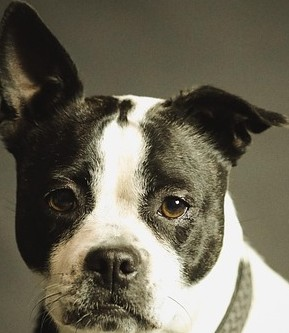
#> input picture dog.jpg, 289 x 333 px
$ python -i Class_ImgProcessing.py   (imports and definitions only)
#> lines starting #> are read from the running program, lines starting #| are printed output that depends on the picture
import numpy as np
from numpy import ndarray
import matplotlib.pyplot as plt
from typing import Optional, Union, Tuple, Literal
from scipy.ndimage import convolve, gaussian_filter

# ImageProcessing class for image manipulation and processing
class ImageProcessing:
    """
    A class for processing images using NumPy arrays.
    This class provides methods for displaying, cropping, rotating, flipping, converting to grayscale,
    binarizing, convolving, blurring, sharpening, and generating images.

    ## Instance Attributes
        **arr**: *(ndarray)*
        The image data as a NumPy array.

    ## Class Attributes
        **sharpen_kernel**: *(ndarray)*
        Kernel for sharpening the image.

        **blur_kernel**: *(ndarray)*
        Kernel for blurring the image.

        **sobel_x**: *(ndarray)*
        Kernel for edge detection in the x direction.

        **sobel_y**: *(ndarray)*
        Kernel for edge detection in the y direction.

        **gray_convert_arr**: *(ndarray)*
        Array for converting RGB to grayscale using the standard luminance formula.

    ## Methods
    - **image**: Displays the image stored in the instance.
    - **display_img**: Displays an image with an optional text label.
    - **compare_img**: Compares multiple images side by side.
    - **crop_img**: Crops the image according to the provided coordinates.
    - **rotate_img**: Rotates the image by 90 degrees clockwise or counterclockwise.
    - **flip_img**: Flips the image horizontally or vertically.
    - **is_rgb**: Checks if the image is in RGB format.
    - **negative**: Converts the image to its negative.
    - **grayscale**: Converts the image to grayscale.
    - **binarise**: Converts the image to binary using a specified threshold.
    - **convolve2d**: Applies a 2D convolution to an image array using a specified kernel.
    - **convolve3d**: Applies a 3D convolution to an image array using a specified kernel.
    - **convolve3d_scipy**: Applies a 3D convolution using SciPy.
    - **blur_img**: Applies a blur to the image using a specified kernel.
    - **sharpen_img**: Applies a sharpening filter to the image using a specified kernel.
    - **edge_detection**: Applies edge detection to the image using specified kernels.
    - **generate_image**: Generates a random square striped image with specified divisions and merging sections.

    ## Raises
        TypeError: If the image_array is not a NumPy ndarray.
        ValueError: If the image_array does not have the correct dimensions (2D or 3D).
    """
    sharpen_kernel = np.array([[0, -1, 0],
                               [-1, 5, -1],
                               [0, -1, 0]])

    blur_kernel = np.array([[1, 2, 1],      # Gaussian Blur
                            [2, 4, 2],
                            [1, 2, 1]])/16

    #Edge Detection Kernels
    sobel_x = np.array([[-1, 0, 1],
                        [-2, 0, 2],
                        [-1, 0, 1]])

    sobel_y = np.array([[-1, -2, -1],
                        [ 0,  0,  0],
                        [ 1,  2,  1]])

    # Grayscale conversion formula: Y = 0.299*R + 0.587*G + 0.114*B
    gray_convert_arr = np.array((0.299, 0.587, 0.114))

    def __init__(self, image_array: ndarray):
        """
        Initializes the ImageProcessing class with an image array.

        Parameters:
            image_array (ndarray): The image data to be processed, expected as a NumPy array.

        Raises:
            TypeError: If image_array is not a NumPy ndarray.
            ValueError: If image_array does not have the correct dimensions (2D or 3D).
        """
        if not isinstance(image_array, ndarray):
            raise TypeError("image_array must be a NumPy ndarray")
        if image_array.ndim not in [2, 3]:
            raise ValueError("image_array must be a 2D or 3D array representing an image")

        self.arr = image_array

    # [367 lines left out: functions image, display_img, compare_img, crop_img, rotate_img, flip_img and 7 more, not called in this run]

    def blur_img(self, strength: float = 1.0, kernel: Optional[ndarray] = None) -> ndarray:
        """
        Applies a blur to the image using a specified kernel. If strength is provided, it adjusts the blur effect accordingly and does not use kernel. If kernel is provided, it uses that kernel for blurring instead of the default Gaussian kernel.

        Parameters:
            strength (float, optional): The strength of the blur effect. Default is 1.0. Must be a positive float.
            kernel (ndarray, optional): The kernel to be used for blurring. Default is None.
        Returns:
            ndarray: The blurred image array.

        Raises:
            TypeError: If the kernel is not a Numpy ndarray.
            ValueError: If the kernel is not a 2D array.
            ValueError: If strength is not a positive float.
        """
        if kernel is not None:
            if not isinstance(kernel, ndarray):
                raise TypeError("kernel must be a NumPy ndarray")
            if kernel.ndim != 2:
                raise ValueError("kernel must be a 2D array representing the convolution kernel")
        if strength <= 0:
            raise ValueError("strength must be a positive float")

        # Adjust the kernel based on the strength
        if kernel is not None:
            # Converting to np.float32 to ensure that negative values amd values>255 are not trimmed off or distorted during convolution
            self.arr = ImageProcessing.convolve3d_scipy(self.arr.astype(np.float32), kernel)
        else:
            self.arr = gaussian_filter(self.arr.astype(np.float32), sigma=strength)

        self.arr = np.clip(self.arr, 0, 255).astype(np.uint8)
        return self.arr

    # [152 lines left out: functions sharpen_img, edge_detection, generate_image, not called in this run]


>>> import cv2
>>> picture = cv2.imread('dog.jpg', cv2.IMREAD_GRAYSCALE)
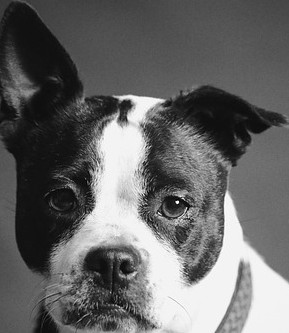
#> picture: shape (333, 289); min 0, max 255, mean 102.8
>>> result = ImageProcessing(picture).blur_img()
#> in blur_img, `self.arr = gaussian_filter(self.arr.astype(np.float32), sigma=strength)`:
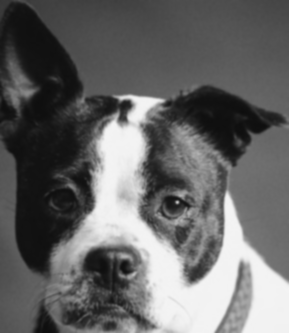
#> self.arr: shape (333, 289) float32; min 14.37, max 244.2, mean 102.8

$ run again, on swan.jpg
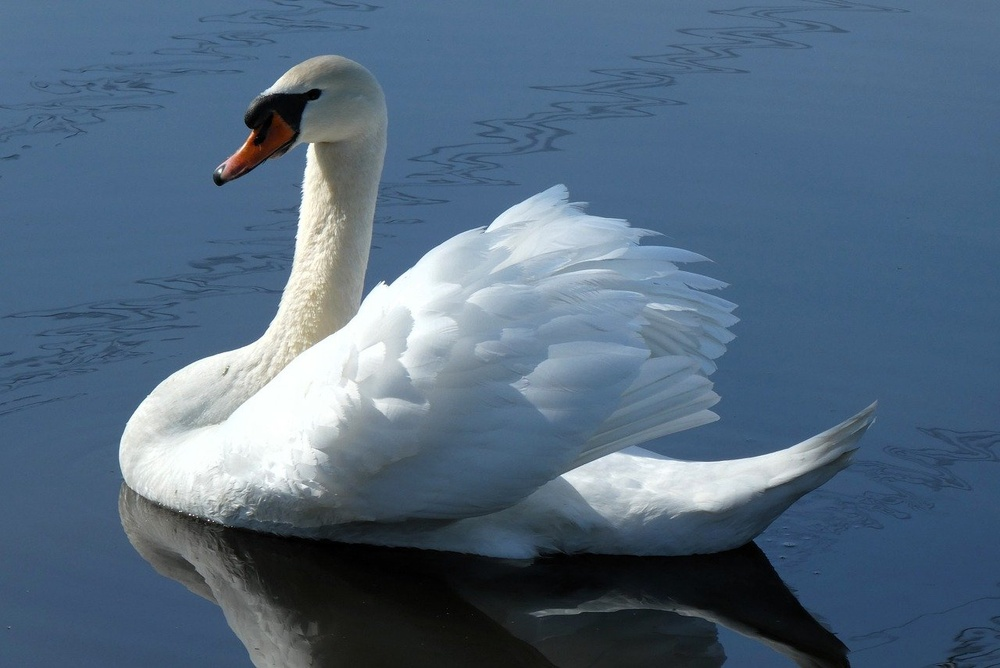
#> input picture swan.jpg, 1000 x 668 px, shrunk from 1280 x 855 before the run
#> `picture = cv2.imread('dog.jpg', cv2.IMREAD_GRAYSCALE)`:
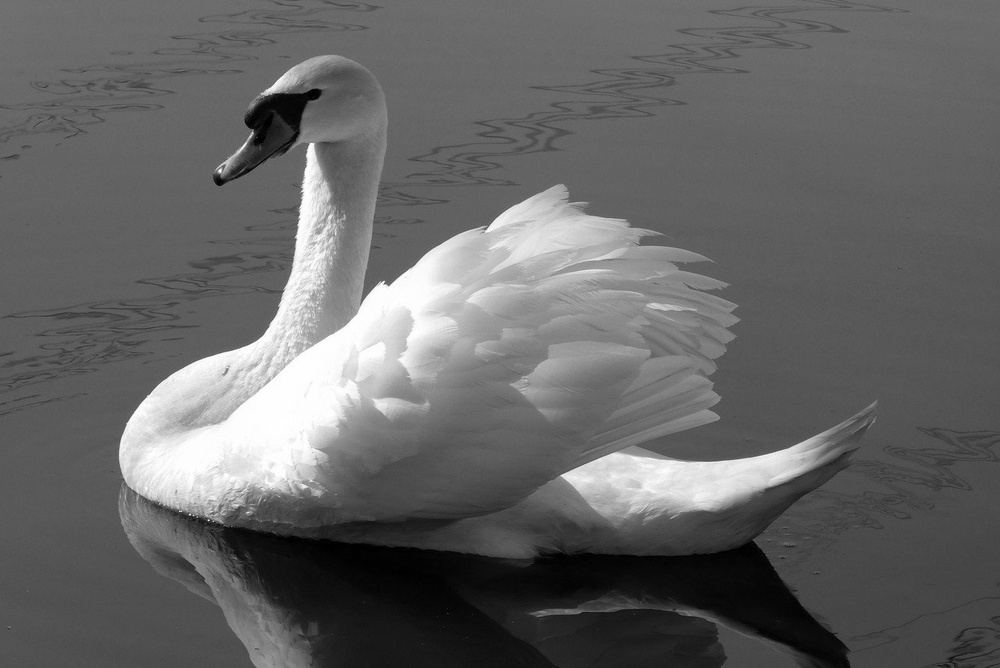
#> picture: shape (668, 1000); min 0, max 255, mean 101.3
